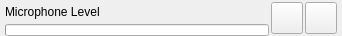
<?xml version="1.0" encoding="UTF-8"?>
<ui version="4.0">
 <class>SoundCtrlWidget</class>
 <widget class="QWidget" name="SoundCtrlWidget">
  <property name="geometry">
   <rect>
    <x>0</x>
    <y>0</y>
    <width>342</width>
    <height>36</height>
   </rect>
  </property>
  <property name="sizePolicy">
   <sizepolicy hsizetype="Expanding" vsizetype="Fixed">
    <horstretch>0</horstretch>
    <verstretch>0</verstretch>
   </sizepolicy>
  </property>
  <property name="minimumSize">
   <size>
    <width>0</width>
    <height>36</height>
   </size>
  </property>
  <property name="maximumSize">
   <size>
    <width>16777215</width>
    <height>37</height>
   </size>
  </property>
  <property name="windowTitle">
   <string>Form</string>
  </property>
  <layout class="QHBoxLayout" name="horizontalLayout">
   <property name="spacing">
    <number>2</number>
   </property>
   <property name="leftMargin">
    <number>5</number>
   </property>
   <property name="topMargin">
    <number>0</number>
   </property>
   <property name="rightMargin">
    <number>5</number>
   </property>
   <property name="bottomMargin">
    <number>0</number>
   </property>
   <item>
    <layout class="QVBoxLayout" name="verticalLayout">
     <property name="spacing">
      <number>0</number>
     </property>
     <property name="margin">
      <number>0</number>
     </property>
     <item>
      <widget class="QLabel" name="SoundLabel">
       <property name="text">
        <string>Microphone Level</string>
       </property>
      </widget>
     </item>
     <item>
      <widget class="QProgressBar" name="SoundBar">
       <property name="sizePolicy">
        <sizepolicy hsizetype="Expanding" vsizetype="Fixed">
         <horstretch>0</horstretch>
         <verstretch>12</verstretch>
        </sizepolicy>
       </property>
       <property name="minimumSize">
        <size>
         <width>0</width>
         <height>12</height>
        </size>
       </property>
       <property name="maximumSize">
        <size>
         <width>16777215</width>
         <height>12</height>
        </size>
       </property>
       <property name="value">
        <number>0</number>
       </property>
       <property name="textVisible">
        <bool>false</bool>
       </property>
       <property name="format">
        <string notr="true">%p%</string>
       </property>
      </widget>
     </item>
    </layout>
   </item>
   <item>
    <widget class="VxPushButton" name="m_MuteMicButton">
     <property name="sizePolicy">
      <sizepolicy hsizetype="Fixed" vsizetype="Fixed">
       <horstretch>0</horstretch>
       <verstretch>0</verstretch>
      </sizepolicy>
     </property>
     <property name="minimumSize">
      <size>
       <width>32</width>
       <height>32</height>
      </size>
     </property>
     <property name="maximumSize">
      <size>
       <width>32</width>
       <height>32</height>
      </size>
     </property>
     <property name="text">
      <string/>
     </property>
     <property name="iconSize">
      <size>
       <width>32</width>
       <height>32</height>
      </size>
     </property>
     <property name="checkable">
      <bool>true</bool>
     </property>
    </widget>
   </item>
   <item>
    <widget class="VxPushButton" name="m_MuteSpeakerButton">
     <property name="sizePolicy">
      <sizepolicy hsizetype="Fixed" vsizetype="Fixed">
       <horstretch>0</horstretch>
       <verstretch>0</verstretch>
      </sizepolicy>
     </property>
     <property name="minimumSize">
      <size>
       <width>32</width>
       <height>32</height>
      </size>
     </property>
     <property name="maximumSize">
      <size>
       <width>32</width>
       <height>32</height>
      </size>
     </property>
     <property name="text">
      <string/>
     </property>
     <property name="iconSize">
      <size>
       <width>32</width>
       <height>32</height>
      </size>
     </property>
    </widget>
   </item>
  </layout>
 </widget>
 <customwidgets>
  <customwidget>
   <class>VxPushButton</class>
   <extends>QPushButton</extends>
   <header>VxPushButton.h</header>
  </customwidget>
 </customwidgets>
 <resources/>
 <connections/>
</ui>
